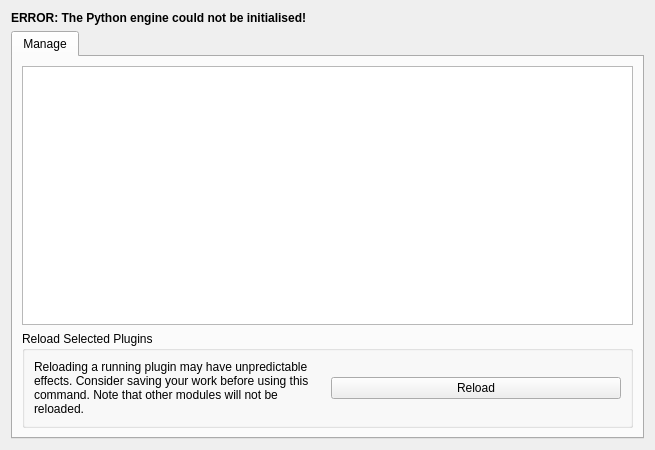
<?xml version="1.0" encoding="UTF-8"?>
<ui version="4.0">
 <class>ManagerPage</class>
 <widget class="QWidget" name="ManagerPage">
  <property name="geometry">
   <rect>
    <x>0</x>
    <y>0</y>
    <width>655</width>
    <height>450</height>
   </rect>
  </property>
  <layout class="QVBoxLayout" name="verticalLayout_2">
   <item>
    <widget class="QLabel" name="errorLabel">
     <property name="font">
      <font>
       <weight>75</weight>
       <bold>true</bold>
      </font>
     </property>
     <property name="text">
      <string>ERROR: The Python engine could not be initialised!</string>
     </property>
    </widget>
   </item>
   <item>
    <widget class="KTabWidget" name="tabWidget">
     <widget class="QWidget" name="manageTab">
      <attribute name="title">
       <string>Manage</string>
      </attribute>
      <layout class="QVBoxLayout" name="verticalLayout">
       <item>
        <widget class="QTreeView" name="tree"/>
       </item>
       <item>
        <widget class="QGroupBox" name="groupBox">
         <property name="sizePolicy">
          <sizepolicy hsizetype="Preferred" vsizetype="Minimum">
           <horstretch>0</horstretch>
           <verstretch>0</verstretch>
          </sizepolicy>
         </property>
         <property name="title">
          <string>Reload Selected Plugins</string>
         </property>
         <layout class="QGridLayout" name="gridLayout">
          <item row="1" column="0">
           <widget class="QLabel" name="label">
            <property name="text">
             <string>Reloading a running plugin may have unpredictable effects. Consider saving your work before using this command. Note that other modules will not be reloaded.</string>
            </property>
            <property name="wordWrap">
             <bool>true</bool>
            </property>
           </widget>
          </item>
          <item row="1" column="1">
           <widget class="KPushButton" name="reload">
            <property name="text">
             <string>Reload</string>
            </property>
            <property name="icon">
             <iconset theme="system-reboot">
              <normaloff/>
             </iconset>
            </property>
           </widget>
          </item>
         </layout>
        </widget>
       </item>
      </layout>
     </widget>
    </widget>
   </item>
  </layout>
 </widget>
 <customwidgets>
  <customwidget>
   <class>KPushButton</class>
   <extends>QPushButton</extends>
   <header>kpushbutton.h</header>
  </customwidget>
  <customwidget>
   <class>KTabWidget</class>
   <extends>QTabWidget</extends>
   <header>ktabwidget.h</header>
   <container>1</container>
  </customwidget>
 </customwidgets>
 <resources/>
 <connections/>
</ui>
